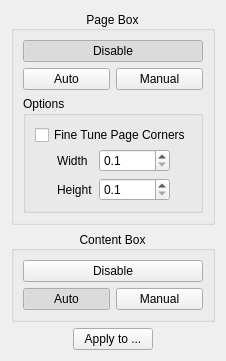
<?xml version="1.0" encoding="UTF-8"?>
<ui version="4.0">
 <class>select_content::OptionsWidget</class>
 <widget class="QWidget" name="select_content::OptionsWidget">
  <property name="geometry">
   <rect>
    <x>0</x>
    <y>0</y>
    <width>196</width>
    <height>339</height>
   </rect>
  </property>
  <property name="windowTitle">
   <string>Form</string>
  </property>
  <layout class="QVBoxLayout" name="verticalLayout_4">
   <item>
    <widget class="CollapsibleGroupBox" name="pageBoxGroup">
     <property name="title">
      <string>Page Box</string>
     </property>
     <property name="alignment">
      <set>Qt::AlignCenter</set>
     </property>
     <layout class="QGridLayout" name="gridLayout">
      <item row="0" column="0" colspan="2">
       <widget class="QPushButton" name="pageDetectDisableBtn">
        <property name="text">
         <string>Disable</string>
        </property>
        <property name="checkable">
         <bool>true</bool>
        </property>
        <property name="checked">
         <bool>true</bool>
        </property>
        <property name="autoExclusive">
         <bool>true</bool>
        </property>
       </widget>
      </item>
      <item row="1" column="0">
       <widget class="QPushButton" name="pageDetectAutoBtn">
        <property name="text">
         <string>Auto</string>
        </property>
        <property name="checkable">
         <bool>true</bool>
        </property>
        <property name="autoExclusive">
         <bool>true</bool>
        </property>
       </widget>
      </item>
      <item row="1" column="1">
       <widget class="QPushButton" name="pageDetectManualBtn">
        <property name="text">
         <string>Manual</string>
        </property>
        <property name="checkable">
         <bool>true</bool>
        </property>
        <property name="checked">
         <bool>false</bool>
        </property>
        <property name="autoExclusive">
         <bool>true</bool>
        </property>
       </widget>
      </item>
      <item row="2" column="0" colspan="2">
       <widget class="QGroupBox" name="pageDetectOptions">
        <property name="title">
         <string>Options</string>
        </property>
        <layout class="QVBoxLayout" name="verticalLayout_2">
         <property name="spacing">
          <number>4</number>
         </property>
         <property name="leftMargin">
          <number>9</number>
         </property>
         <property name="topMargin">
          <number>9</number>
         </property>
         <property name="rightMargin">
          <number>9</number>
         </property>
         <property name="bottomMargin">
          <number>9</number>
         </property>
         <item>
          <widget class="QCheckBox" name="fineTuneBtn">
           <property name="toolTip">
            <string>Shift with corners while they are in black. </string>
           </property>
           <property name="text">
            <string>Fine Tune Page Corners</string>
           </property>
          </widget>
         </item>
         <item>
          <widget class="QWidget" name="dimensionsWidget" native="true">
           <layout class="QHBoxLayout" name="horizontalLayout_2">
            <property name="leftMargin">
             <number>0</number>
            </property>
            <property name="topMargin">
             <number>0</number>
            </property>
            <property name="rightMargin">
             <number>0</number>
            </property>
            <property name="bottomMargin">
             <number>0</number>
            </property>
            <item>
             <spacer name="horizontalSpacer_3">
              <property name="orientation">
               <enum>Qt::Horizontal</enum>
              </property>
              <property name="sizeHint" stdset="0">
               <size>
                <width>1</width>
                <height>1</height>
               </size>
              </property>
             </spacer>
            </item>
            <item>
             <layout class="QGridLayout" name="gridLayout_3">
              <item row="0" column="0">
               <widget class="QLabel" name="label">
                <property name="text">
                 <string>Width</string>
                </property>
               </widget>
              </item>
              <item row="1" column="0">
               <widget class="QLabel" name="label_2">
                <property name="text">
                 <string>Height</string>
                </property>
               </widget>
              </item>
              <item row="1" column="1">
               <widget class="QDoubleSpinBox" name="heightSpinBox">
                <property name="decimals">
                 <number>1</number>
                </property>
                <property name="minimum">
                 <double>0.100000000000000</double>
                </property>
                <property name="maximum">
                 <double>99999.000000000000000</double>
                </property>
               </widget>
              </item>
              <item row="0" column="1">
               <widget class="QDoubleSpinBox" name="widthSpinBox">
                <property name="decimals">
                 <number>1</number>
                </property>
                <property name="minimum">
                 <double>0.100000000000000</double>
                </property>
                <property name="maximum">
                 <double>99999.000000000000000</double>
                </property>
               </widget>
              </item>
             </layout>
            </item>
            <item>
             <spacer name="horizontalSpacer">
              <property name="orientation">
               <enum>Qt::Horizontal</enum>
              </property>
              <property name="sizeHint" stdset="0">
               <size>
                <width>1</width>
                <height>1</height>
               </size>
              </property>
             </spacer>
            </item>
           </layout>
          </widget>
         </item>
        </layout>
       </widget>
      </item>
     </layout>
    </widget>
   </item>
   <item>
    <widget class="CollapsibleGroupBox" name="contentBoxGroup">
     <property name="title">
      <string>Content Box</string>
     </property>
     <property name="alignment">
      <set>Qt::AlignCenter</set>
     </property>
     <layout class="QGridLayout" name="gridLayout_2">
      <item row="1" column="1">
       <widget class="QPushButton" name="contentDetectAutoBtn">
        <property name="text">
         <string>Auto</string>
        </property>
        <property name="checkable">
         <bool>true</bool>
        </property>
        <property name="checked">
         <bool>true</bool>
        </property>
        <property name="autoExclusive">
         <bool>true</bool>
        </property>
       </widget>
      </item>
      <item row="0" column="1" colspan="2">
       <widget class="QPushButton" name="contentDetectDisableBtn">
        <property name="text">
         <string>Disable</string>
        </property>
        <property name="checkable">
         <bool>true</bool>
        </property>
        <property name="autoExclusive">
         <bool>true</bool>
        </property>
       </widget>
      </item>
      <item row="1" column="2">
       <widget class="QPushButton" name="contentDetectManualBtn">
        <property name="text">
         <string>Manual</string>
        </property>
        <property name="checkable">
         <bool>true</bool>
        </property>
        <property name="autoExclusive">
         <bool>true</bool>
        </property>
       </widget>
      </item>
     </layout>
    </widget>
   </item>
   <item>
    <layout class="QHBoxLayout">
     <item>
      <spacer>
       <property name="orientation">
        <enum>Qt::Horizontal</enum>
       </property>
       <property name="sizeHint" stdset="0">
        <size>
         <width>1</width>
         <height>1</height>
        </size>
       </property>
      </spacer>
     </item>
     <item>
      <widget class="QPushButton" name="applyToBtn">
       <property name="text">
        <string>Apply to ...</string>
       </property>
      </widget>
     </item>
     <item>
      <spacer>
       <property name="orientation">
        <enum>Qt::Horizontal</enum>
       </property>
       <property name="sizeHint" stdset="0">
        <size>
         <width>1</width>
         <height>1</height>
        </size>
       </property>
      </spacer>
     </item>
    </layout>
   </item>
   <item>
    <spacer name="verticalSpacer">
     <property name="orientation">
      <enum>Qt::Vertical</enum>
     </property>
     <property name="sizeHint" stdset="0">
      <size>
       <width>1</width>
       <height>1</height>
      </size>
     </property>
    </spacer>
   </item>
  </layout>
 </widget>
 <customwidgets>
  <customwidget>
   <class>CollapsibleGroupBox</class>
   <extends>QGroupBox</extends>
   <header location="global">CollapsibleGroupBox.h</header>
   <container>1</container>
  </customwidget>
 </customwidgets>
 <resources>
  <include location="../../../resources/resources.qrc"/>
 </resources>
 <connections/>
</ui>
